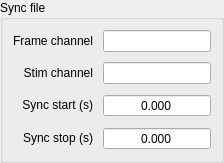
            <widget class="QGroupBox" name="groupBox">
             <property name="sizePolicy">
              <sizepolicy hsizetype="Preferred" vsizetype="Preferred">
               <horstretch>0</horstretch>
               <verstretch>0</verstretch>
              </sizepolicy>
             </property>
             <property name="title">
              <string>Sync file</string>
             </property>
             <property name="alignment">
              <set>Qt::AlignLeading|Qt::AlignLeft|Qt::AlignTop</set>
             </property>
             <layout class="QVBoxLayout" name="verticalLayout_5">
              <property name="spacing">
               <number>10</number>
              </property>
              <property name="leftMargin">
               <number>10</number>
              </property>
              <property name="topMargin">
               <number>10</number>
              </property>
              <property name="rightMargin">
               <number>10</number>
              </property>
              <property name="bottomMargin">
               <number>10</number>
              </property>
              <item>
               <layout class="QGridLayout" name="gridLayout_10">
                <item row="0" column="1">
                 <widget class="QLineEdit" name="syncFrameChannel_lineEdit">
                  <property name="sizePolicy">
                   <sizepolicy hsizetype="Preferred" vsizetype="Fixed">
                    <horstretch>0</horstretch>
                    <verstretch>0</verstretch>
                   </sizepolicy>
                  </property>
                  <property name="minimumSize">
                   <size>
                    <width>0</width>
                    <height>20</height>
                   </size>
                  </property>
                  <property name="maximumSize">
                   <size>
                    <width>150</width>
                    <height>16777215</height>
                   </size>
                  </property>
                  <property name="alignment">
                   <set>Qt::AlignCenter</set>
                  </property>
                 </widget>
                </item>
                <item row="0" column="0">
                 <widget class="QLabel" name="label_11">
                  <property name="sizePolicy">
                   <sizepolicy hsizetype="Preferred" vsizetype="Fixed">
                    <horstretch>0</horstretch>
                    <verstretch>0</verstretch>
                   </sizepolicy>
                  </property>
                  <property name="minimumSize">
                   <size>
                    <width>0</width>
                    <height>20</height>
                   </size>
                  </property>
                  <property name="text">
                   <string>Frame channel</string>
                  </property>
                  <property name="alignment">
                   <set>Qt::AlignRight|Qt::AlignTrailing|Qt::AlignVCenter</set>
                  </property>
                 </widget>
                </item>
                <item row="3" column="0">
                 <widget class="QLabel" name="label_12">
                  <property name="sizePolicy">
                   <sizepolicy hsizetype="Preferred" vsizetype="Fixed">
                    <horstretch>0</horstretch>
                    <verstretch>0</verstretch>
                   </sizepolicy>
                  </property>
                  <property name="minimumSize">
                   <size>
                    <width>0</width>
                    <height>20</height>
                   </size>
                  </property>
                  <property name="text">
                   <string>Sync stop (s)</string>
                  </property>
                  <property name="alignment">
                   <set>Qt::AlignRight|Qt::AlignTrailing|Qt::AlignVCenter</set>
                  </property>
                 </widget>
                </item>
                <item row="2" column="0">
                 <widget class="QLabel" name="label_13">
                  <property name="sizePolicy">
                   <sizepolicy hsizetype="Preferred" vsizetype="Fixed">
                    <horstretch>0</horstretch>
                    <verstretch>0</verstretch>
                   </sizepolicy>
                  </property>
                  <property name="minimumSize">
                   <size>
                    <width>0</width>
                    <height>20</height>
                   </size>
                  </property>
                  <property name="text">
                   <string>Sync start (s)</string>
                  </property>
                  <property name="alignment">
                   <set>Qt::AlignRight|Qt::AlignTrailing|Qt::AlignVCenter</set>
                  </property>
                 </widget>
                </item>
                <item row="1" column="1">
                 <widget class="QLineEdit" name="syncStimChannel_lineEdit">
                  <property name="sizePolicy">
                   <sizepolicy hsizetype="Preferred" vsizetype="Fixed">
                    <horstretch>0</horstretch>
                    <verstretch>0</verstretch>
                   </sizepolicy>
                  </property>
                  <property name="minimumSize">
                   <size>
                    <width>0</width>
                    <height>20</height>
                   </size>
                  </property>
                  <property name="maximumSize">
                   <size>
                    <width>150</width>
                    <height>16777215</height>
                   </size>
                  </property>
                  <property name="alignment">
                   <set>Qt::AlignCenter</set>
                  </property>
                 </widget>
                </item>
                <item row="2" column="1">
                 <widget class="QDoubleSpinBox" name="syncStartSec_doubleSpinBox">
                  <property name="sizePolicy">
                   <sizepolicy hsizetype="Preferred" vsizetype="Fixed">
                    <horstretch>0</horstretch>
                    <verstretch>0</verstretch>
                   </sizepolicy>
                  </property>
                  <property name="minimumSize">
                   <size>
                    <width>0</width>
                    <height>20</height>
                   </size>
                  </property>
                  <property name="alignment">
                   <set>Qt::AlignCenter</set>
                  </property>
                  <property name="buttonSymbols">
                   <enum>QAbstractSpinBox::NoButtons</enum>
                  </property>
                  <property name="prefix">
                   <string/>
                  </property>
                  <property name="decimals">
                   <number>3</number>
                  </property>
                  <property name="maximum">
                   <double>9999.000000000000000</double>
                  </property>
                 </widget>
                </item>
                <item row="1" column="0">
                 <widget class="QLabel" name="label_10">
                  <property name="sizePolicy">
                   <sizepolicy hsizetype="Preferred" vsizetype="Fixed">
                    <horstretch>0</horstretch>
                    <verstretch>0</verstretch>
                   </sizepolicy>
                  </property>
                  <property name="minimumSize">
                   <size>
                    <width>0</width>
                    <height>20</height>
                   </size>
                  </property>
                  <property name="text">
                   <string>Stim channel</string>
                  </property>
                  <property name="alignment">
                   <set>Qt::AlignRight|Qt::AlignTrailing|Qt::AlignVCenter</set>
                  </property>
                 </widget>
                </item>
                <item row="3" column="1">
                 <widget class="QDoubleSpinBox" name="syncStopSec_doubleSpinBox">
                  <property name="sizePolicy">
                   <sizepolicy hsizetype="Preferred" vsizetype="Fixed">
                    <horstretch>0</horstretch>
                    <verstretch>0</verstretch>
                   </sizepolicy>
                  </property>
                  <property name="minimumSize">
                   <size>
                    <width>0</width>
                    <height>20</height>
                   </size>
                  </property>
                  <property name="alignment">
                   <set>Qt::AlignCenter</set>
                  </property>
                  <property name="buttonSymbols">
                   <enum>QAbstractSpinBox::NoButtons</enum>
                  </property>
                  <property name="prefix">
                   <string/>
                  </property>
                  <property name="decimals">
                   <number>3</number>
                  </property>
                  <property name="minimum">
                   <double>0.000000000000000</double>
                  </property>
                  <property name="maximum">
                   <double>9999.000000000000000</double>
                  </property>
                 </widget>
                </item>
               </layout>
              </item>
              <item>
               <spacer name="verticalSpacer_5">
                <property name="orientation">
                 <enum>Qt::Vertical</enum>
                </property>
                <property name="sizeType">
                 <enum>QSizePolicy::Expanding</enum>
                </property>
                <property name="sizeHint" stdset="0">
                 <size>
                  <width>20</width>
                  <height>0</height>
                 </size>
                </property>
               </spacer>
              </item>
             </layout>
            </widget>
